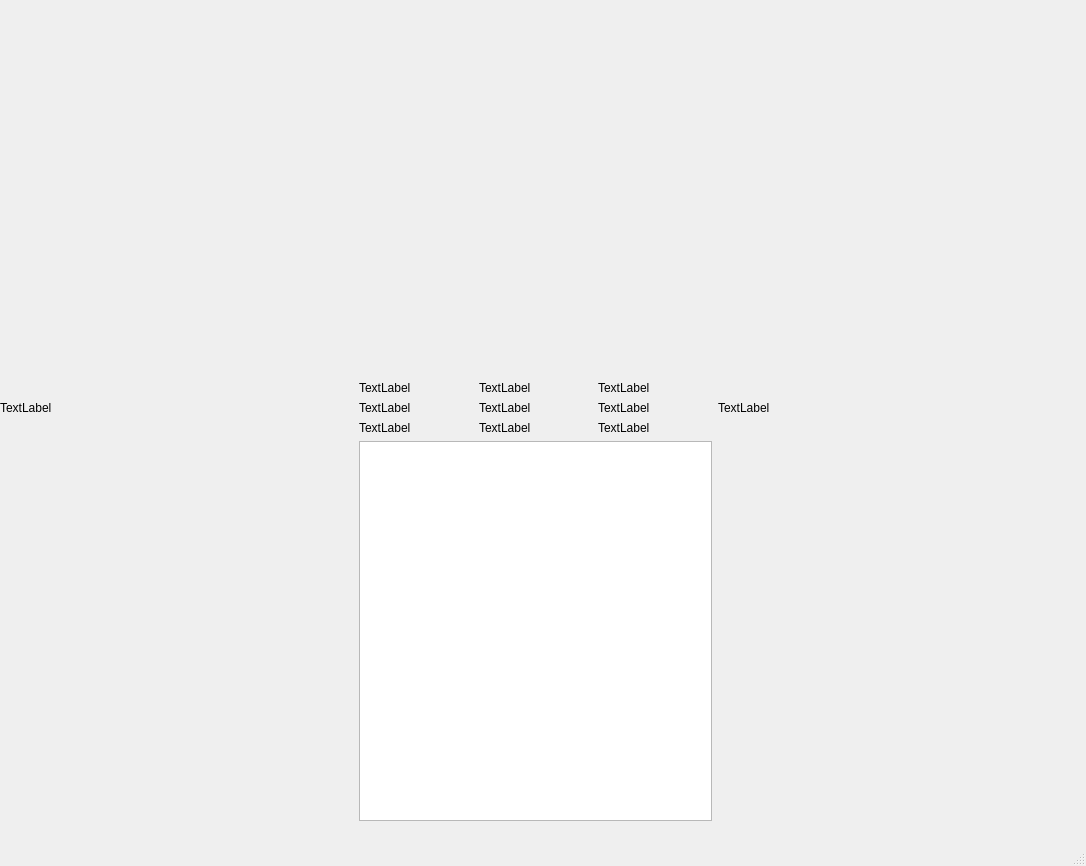
<?xml version="1.0" encoding="UTF-8"?>
<ui version="4.0">
 <class>MainWindow</class>
 <widget class="QMainWindow" name="MainWindow">
  <property name="geometry">
   <rect>
    <x>0</x>
    <y>0</y>
    <width>1086</width>
    <height>866</height>
   </rect>
  </property>
  <property name="windowTitle">
   <string>MainWindow</string>
  </property>
  <widget class="QWidget" name="centralwidget">
   <widget class="QWidget" name="gridLayoutWidget">
    <property name="geometry">
     <rect>
      <x>0</x>
      <y>0</y>
      <width>1071</width>
      <height>821</height>
     </rect>
    </property>
    <layout class="QGridLayout" name="gridLayout">
     <item row="1" column="0">
      <widget class="QLabel" name="label">
       <property name="text">
        <string>TextLabel</string>
       </property>
      </widget>
     </item>
     <item row="2" column="0">
      <spacer name="verticalSpacer_2">
       <property name="orientation">
        <enum>Qt::Vertical</enum>
       </property>
       <property name="sizeHint" stdset="0">
        <size>
         <width>20</width>
         <height>40</height>
        </size>
       </property>
      </spacer>
     </item>
     <item row="1" column="2">
      <widget class="QLabel" name="label_2">
       <property name="text">
        <string>TextLabel</string>
       </property>
      </widget>
     </item>
     <item row="0" column="1">
      <spacer name="verticalSpacer">
       <property name="orientation">
        <enum>Qt::Vertical</enum>
       </property>
       <property name="sizeHint" stdset="0">
        <size>
         <width>20</width>
         <height>40</height>
        </size>
       </property>
      </spacer>
     </item>
     <item row="1" column="1">
      <layout class="QGridLayout" name="gridLayout_3" rowminimumheight="0,0,0">
       <property name="sizeConstraint">
        <enum>QLayout::SetFixedSize</enum>
       </property>
       <item row="0" column="0">
        <widget class="QLabel" name="label_3">
         <property name="text">
          <string>TextLabel</string>
         </property>
        </widget>
       </item>
       <item row="0" column="1">
        <widget class="QLabel" name="label_8">
         <property name="text">
          <string>TextLabel</string>
         </property>
        </widget>
       </item>
       <item row="1" column="0">
        <widget class="QLabel" name="label_4">
         <property name="text">
          <string>TextLabel</string>
         </property>
        </widget>
       </item>
       <item row="1" column="2">
        <widget class="QLabel" name="label_6">
         <property name="text">
          <string>TextLabel</string>
         </property>
        </widget>
       </item>
       <item row="1" column="1">
        <widget class="QLabel" name="label_7">
         <property name="text">
          <string>TextLabel</string>
         </property>
        </widget>
       </item>
       <item row="0" column="2">
        <widget class="QLabel" name="label_5">
         <property name="text">
          <string>TextLabel</string>
         </property>
        </widget>
       </item>
       <item row="2" column="0">
        <widget class="QLabel" name="label_9">
         <property name="text">
          <string>TextLabel</string>
         </property>
        </widget>
       </item>
       <item row="2" column="1">
        <widget class="QLabel" name="label_10">
         <property name="text">
          <string>TextLabel</string>
         </property>
        </widget>
       </item>
       <item row="2" column="2">
        <widget class="QLabel" name="label_11">
         <property name="text">
          <string>TextLabel</string>
         </property>
        </widget>
       </item>
      </layout>
     </item>
     <item row="2" column="1">
      <widget class="QPlainTextEdit" name="plainTextEdit">
       <property name="sizePolicy">
        <sizepolicy hsizetype="Minimum" vsizetype="Minimum">
         <horstretch>0</horstretch>
         <verstretch>0</verstretch>
        </sizepolicy>
       </property>
      </widget>
     </item>
    </layout>
   </widget>
  </widget>
  <widget class="QMenuBar" name="menubar">
   <property name="geometry">
    <rect>
     <x>0</x>
     <y>0</y>
     <width>1086</width>
     <height>21</height>
    </rect>
   </property>
  </widget>
  <widget class="QStatusBar" name="statusbar"/>
 </widget>
 <resources/>
 <connections/>
</ui>
